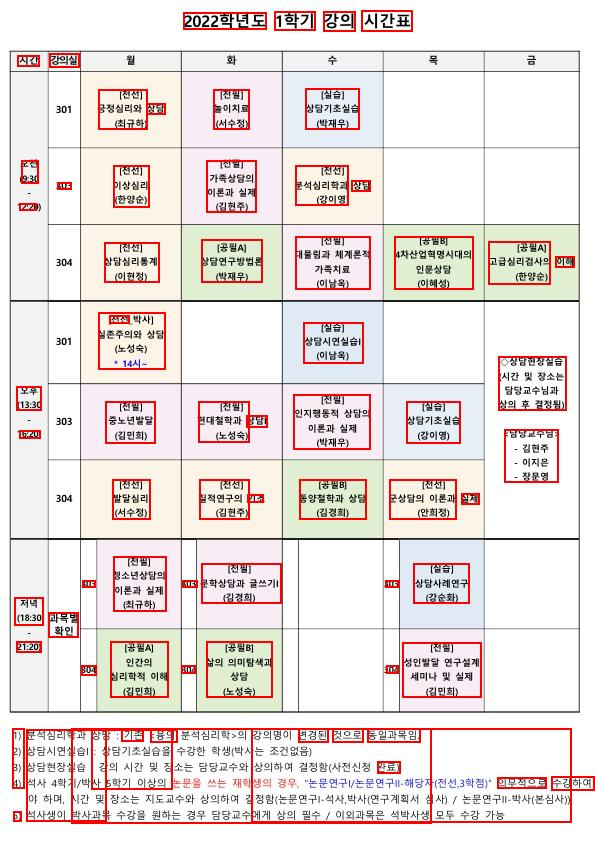
#> input picture OCR/college/ocr1.jpg, 595 x 841 px, found by its file name; its folder holds only this picture in this run
$ python table_preprocessed.py
#> lines starting #> are read from the running program, lines starting #| are printed output that depends on the picture; after the words box and inside, x2 and y2 are one past the last pixel; in counts of white or black regions, pixels touching at a corner belong together
import cv2
import numpy as np
import os

def preprocess_image(input_path, output_path, threshold=265):
    # 파일 존재 여부 확인
    if not os.path.isfile(input_path):
        print(f"Error: File does not exist: {input_path}")
        return

    # 이미지 읽기
    image = cv2.imread(input_path)
    enhanced_image = preprocess_table_image(image)
    cv2.imwrite(input_path+'_.png', enhanced_image)
    scale_factor = 2

    # 원본 이미지의 크기 가져오기
    height, width = image.shape[:2]

    # 새로운 크기 계산
    new_height = int(height * scale_factor)
    new_width = int(width * scale_factor)

    # 이미지 리사이즈
    resized_img = cv2.resize(image, (new_width, new_height), interpolation=cv2.INTER_CUBIC)
    gray = cv2.cvtColor(resized_img, cv2.COLOR_BGR2GRAY)
    hist = cv2.equalizeHist(gray)  # 히스토그램 평활화
    binary = cv2.adaptiveThreshold(hist, 255, cv2.ADAPTIVE_THRESH_GAUSSIAN_C, cv2.THRESH_BINARY_INV, 11, 2)
    edge = cv2.Canny(hist, 100, 200)
    blurred = cv2.GaussianBlur(hist, (7, 7), 0)
# 결과 저장
    cv2.imwrite(output_path, blurred)
def preprocess_table_image(image):
    # 그레이스케일 변환
    gray = cv2.cvtColor(image, cv2.COLOR_BGR2GRAY)

    # 이진화
    adaptive_thresh = cv2.adaptiveThreshold(gray, 255, cv2.ADAPTIVE_THRESH_GAUSSIAN_C, cv2.THRESH_BINARY, 11, 5)

    return adaptive_thresh

def create_imperfect_table(width, height, rows, cols):
#> called with width = 500, height = 400, rows = 5, cols = 4
    image = np.ones((height, width), dtype=np.uint8) * 255

    # 기본 선 그리기
    for i in range(rows + 1):
        y = int(i * height / rows)
        cv2.line(image, (0, y), (width, y), 0, 1)

    for i in range(cols + 1):
        x = int(i * width / cols)
        cv2.line(image, (x, 0), (x, height), 0, 1)

    # 선 두께 변화
    for i in range(rows + 1):
        y = int(i * height / rows)
        thickness = np.random.randint(1, 4)
        cv2.line(image, (0, y), (width, y), 0, thickness)

    # 끊어진 선
    for i in range(cols + 1):
        x = int(i * width / cols)
        for j in range(0, height, 20):
            if np.random.rand() < 0.2:  # 20% 확률로 선을 끊음
                cv2.line(image, (x, j), (x, min(j+10, height)), 255, 1)

    # 돌출부 추가
    for _ in range(200):  # 50개의 돌출부 추가
        x = np.random.randint(0, width)
        y = np.random.randint(0, height)
        square_width = np.random.randint(2, 10)  # 돌출부 크기
        square_height = np.random.randint(2, 10)  # 돌출부 크기
        if image[y, x] == 0:  # 선 위에 있는 경우에만 돌출부 추가
            cv2.rectangle(image, (x, y), (x+square_width, y+square_height), 0, -1)
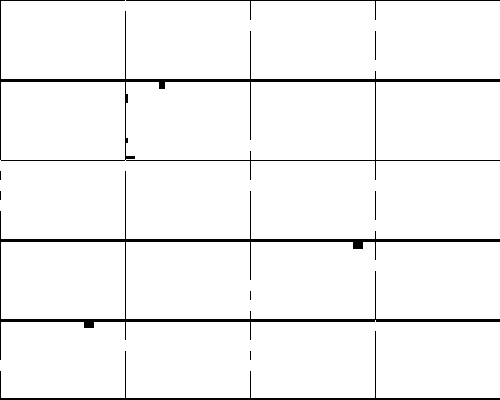
#> image: shape (400, 500); 96% white; 10 black regions (4 under 20 px), largest, box (x1, y1, x2, y2) and area: (0, 171, 500, 360) 3620, (0, 0, 500, 180) 2761, (0, 331, 500, 400) 1168, (126, 0, 500, 20) 412, (375, 31, 376, 60) 29, (375, 191, 376, 220) 29

    # 노이즈 추가
    noise = np.random.randint(0, 255, (height, width), dtype=np.uint8)
    image = cv2.addWeighted(image, 0.9, noise, 0.1, 0)

    return image

# 사용 예
imperfect_table = create_imperfect_table(500, 400, 5, 4)
cv2.imwrite('imperfect_table_with_protrusions.png', imperfect_table)

def batch_preprocess(input_dir, output_dir, threshold=128):
    # 입력 디렉토리가 존재하는지 확인
    if not os.path.isdir(input_dir):
        print(f"Error: Input directory does not exist: {input_dir}")
        return

    # 출력 디렉토리가 없으면 생성
    if not os.path.exists(output_dir):
        os.makedirs(output_dir)

    # 입력 디렉토리의 모든 이미지 처리
    for filename in os.listdir(input_dir):
        if filename.lower().endswith(('.png', '.jpg', '.jpeg')):
            input_path = os.path.join(input_dir, filename)
            output_path = os.path.join(output_dir, filename)
            preprocess_image(input_path, output_path, threshold)
            print(f"Processed: {filename}")

# 사용 예
input_directory = r"D:\Projects\OCR-LEARNIGN-PROJECT\OCR-PROJECT_OLD\OCR\college"  # 원시 문자열 사용
output_directory = r"D:\Projects\OCR-LEARNIGN-PROJECT\OCR-PROJECT_OLD\OCR_preprocessed\college"  # 원시 문자열 사용
batch_preprocess(input_directory, output_directory)
#> in preprocess_image, image is the input picture: shape (841, 595, 3); mean B, G, R 221.5, 223.7, 233.1
#> in preprocess_table_image, `gray = cv2.cvtColor(image, cv2.COLOR_BGR2GRAY)`:
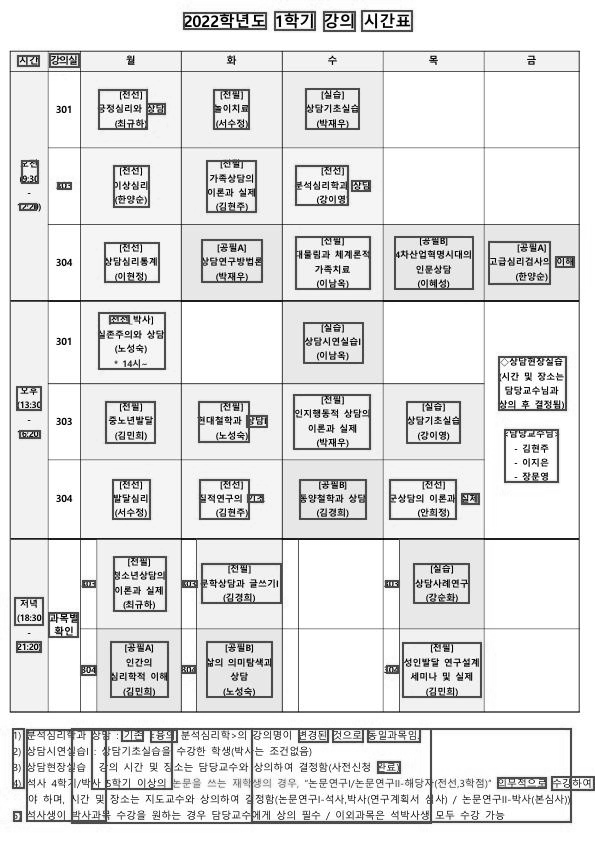
#> gray: shape (841, 595); min 0, max 255, mean 226.2
#> in preprocess_table_image, `adaptive_thresh = cv2.adaptiveThreshold(gray, 255, cv2.ADAPTIVE_THRESH..`:
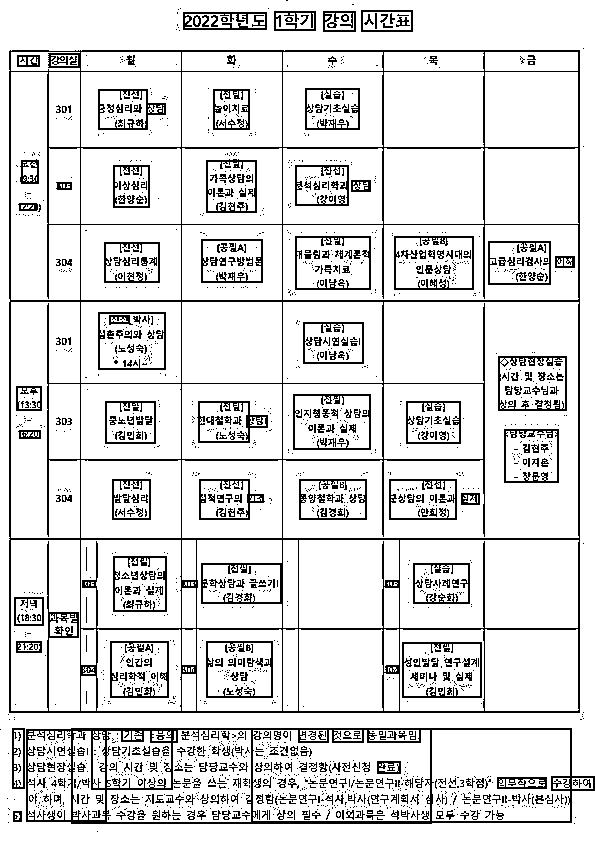
#> adaptive_thresh: shape (841, 595); 86.8% white; black in thin lines or dots
#> in preprocess_image, `hist = cv2.equalizeHist(gray)`:
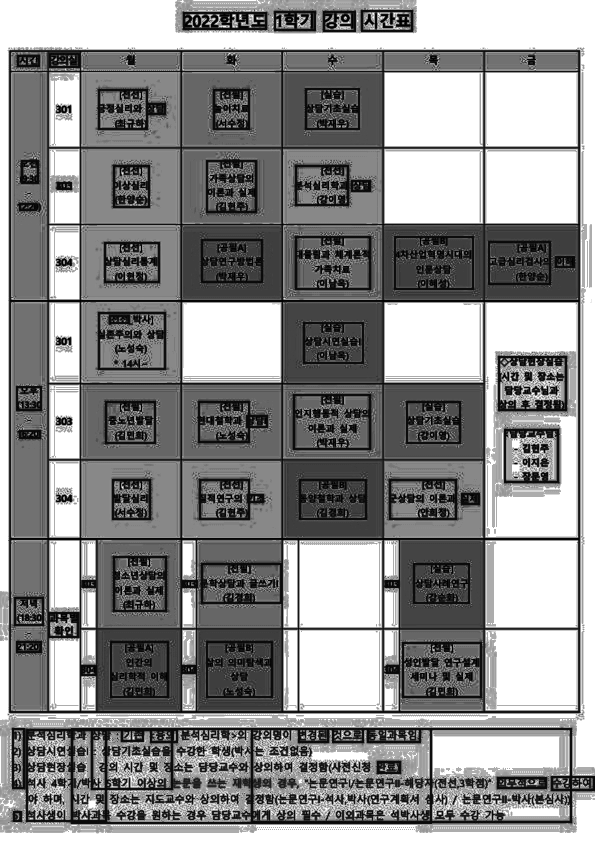
#> hist: shape (1682, 1190) (shown at 1/2 size); min 0, max 255, mean 142.8
#> in preprocess_image, `binary = cv2.adaptiveThreshold(hist, 255, cv2.ADAPTIVE_THRESH_GAUSSIAN..`:
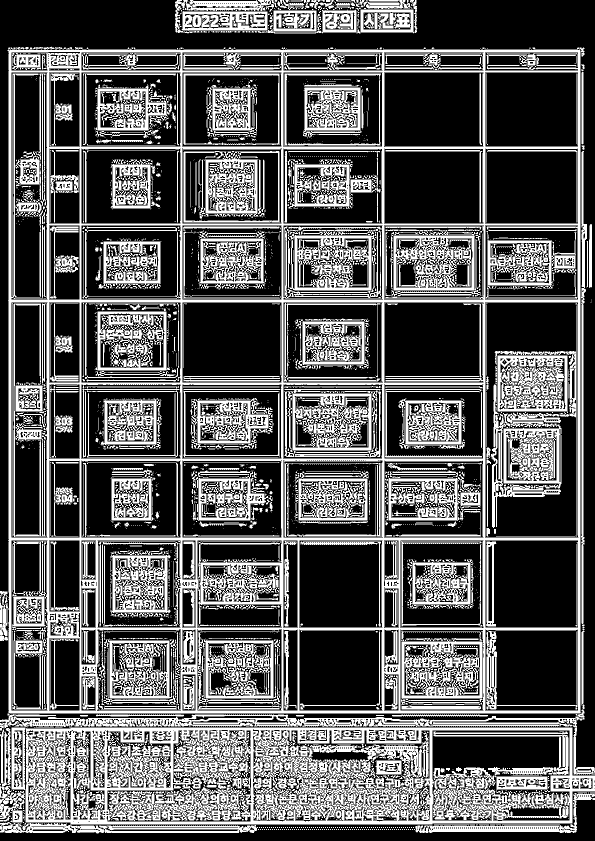
#> binary: shape (1682, 1190) (shown at 1/2 size); 35.1% white; 3875 white regions (2937 under 20 px), largest, box (x1, y1, x2, y2) and area: (15, 95, 1163, 1427) 143694, (0, 1453, 1190, 1667) 119992, (0, 1419, 1190, 1549) 15400
#> in preprocess_image, `edge = cv2.Canny(hist, 100, 200)`:
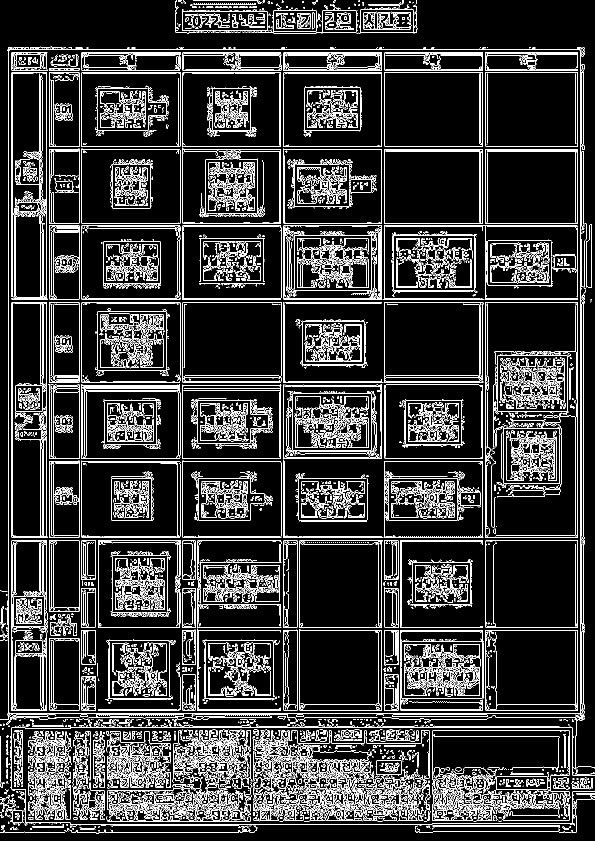
#> edge: shape (1682, 1190) (shown at 1/2 size); 13.1% white in thin lines or dots

$ run again, on OCR/college/ocr2.jpg
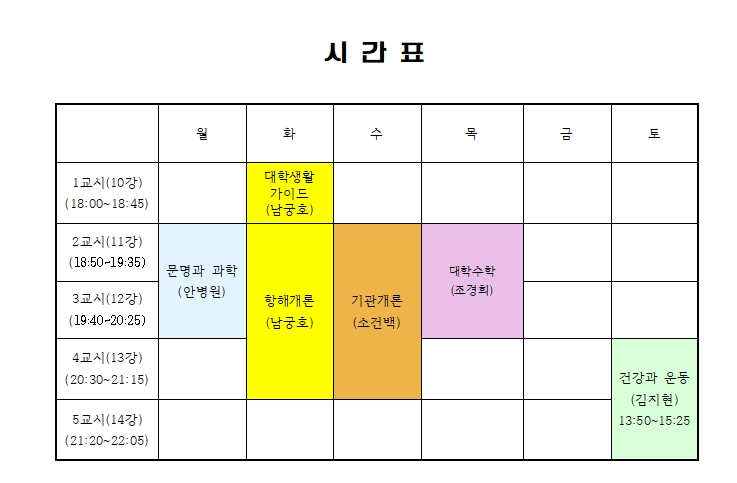
#> input picture OCR/college/ocr2.jpg, 737 x 483 px, found by its file name
#> in preprocess_image, image is the input picture: shape (483, 737, 3); mean B, G, R 222.7, 240.2, 242.4
#> in preprocess_table_image, `adaptive_thresh = cv2.adaptiveThreshold(gray, 255, cv2.ADAPTIVE_THRESH..`:
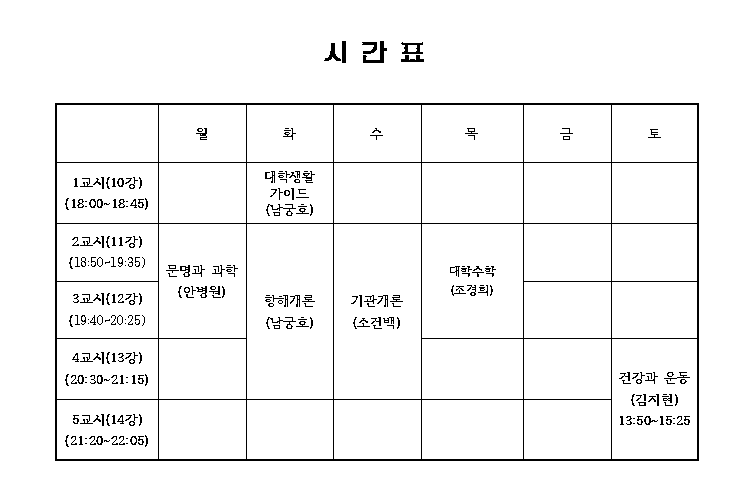
#> adaptive_thresh: shape (483, 737); 95.9% white; black in thin lines or dots, all inside (x1, y1, x2, y2) = (55, 41, 699, 461)
#> binary: shape (966, 1474); 8.3% white; 1149 white regions (965 under 20 px), largest, box (x1, y1, x2, y2) and area: (107, 203, 1401, 925) 61086, (126, 744, 298, 776) 2668, (167, 868, 300, 896) 2022
#> in preprocess_image, `edge = cv2.Canny(hist, 100, 200)`:
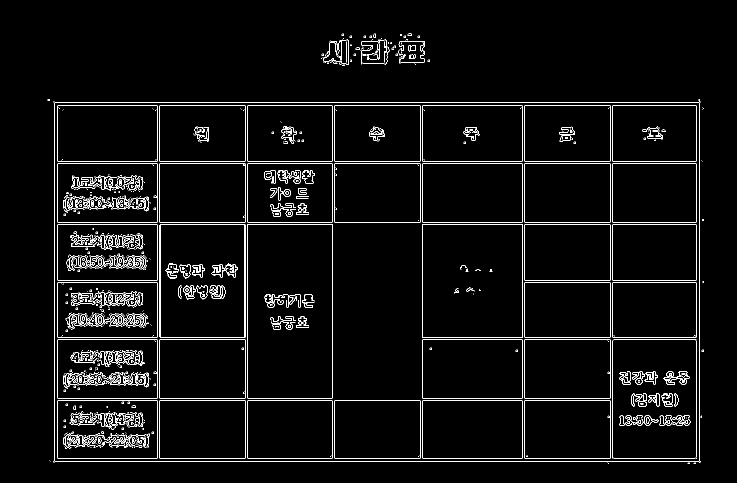
#> edge: shape (966, 1474) (shown at 1/2 size); 3.3% white in thin lines or dots, all inside (x1, y1, x2, y2) = (95, 67, 1408, 928)

$ run again, on OCR/college/ocr3.jpg
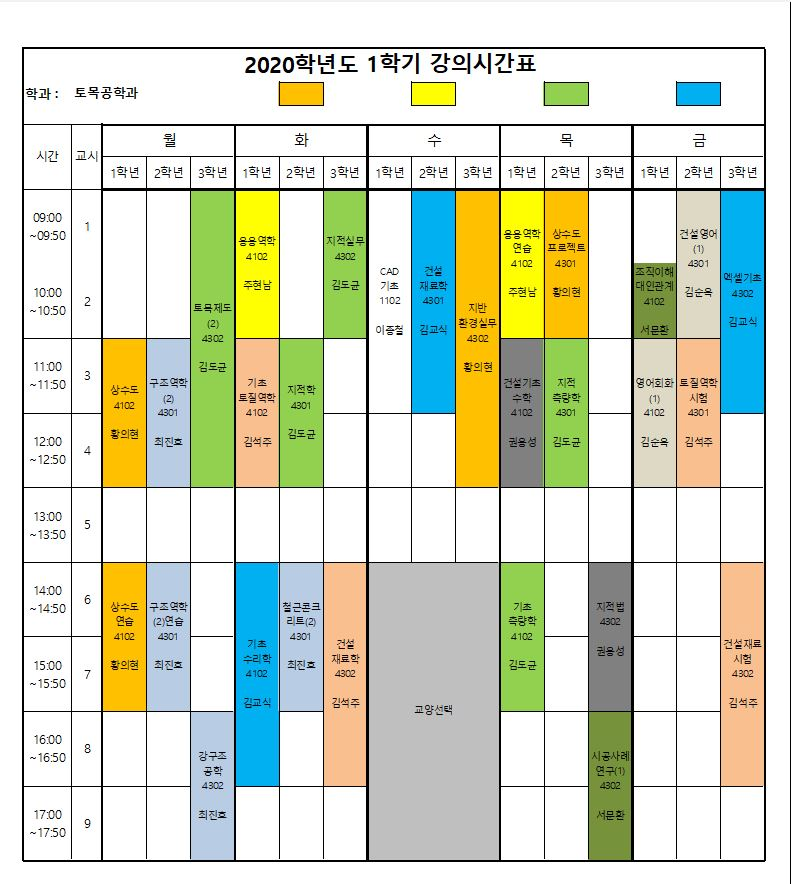
#> input picture OCR/college/ocr3.jpg, 791 x 884 px, found by its file name
#> in preprocess_image, image is the input picture: shape (884, 791, 3); mean B, G, R 198.2, 217.9, 211.9
#> in preprocess_table_image, `adaptive_thresh = cv2.adaptiveThreshold(gray, 255, cv2.ADAPTIVE_THRESH..`:
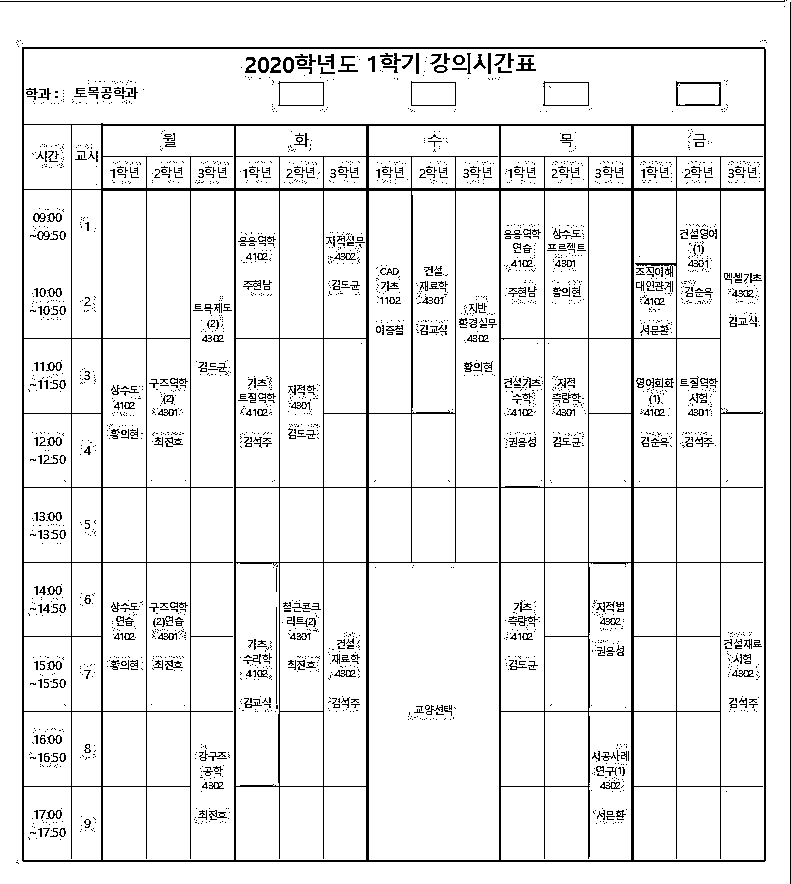
#> adaptive_thresh: shape (884, 791); 92.5% white; black in thin lines or dots
#> binary: shape (1768, 1582); 23.1% white; 4424 white regions (3358 under 20 px), largest, box (x1, y1, x2, y2) and area: (31, 79, 1537, 1729) 213348, (51, 100, 1526, 246) 43491, (0, 0, 1582, 1768) 27735
#> in preprocess_image, `edge = cv2.Canny(hist, 100, 200)`:
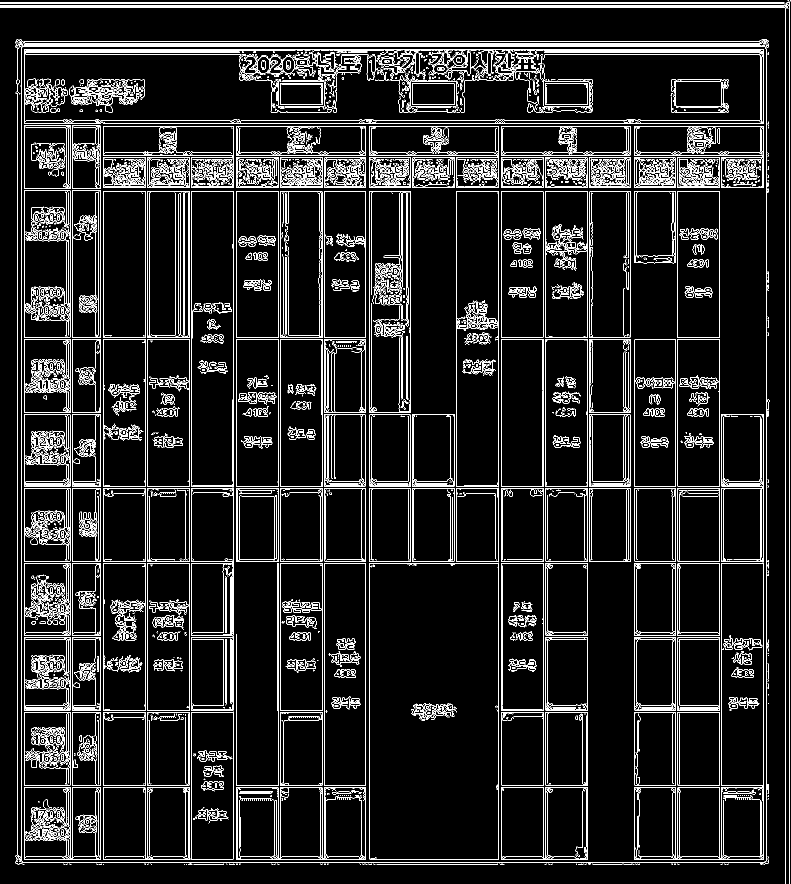
#> edge: shape (1768, 1582) (shown at 1/2 size); 8.3% white in thin lines or dots
